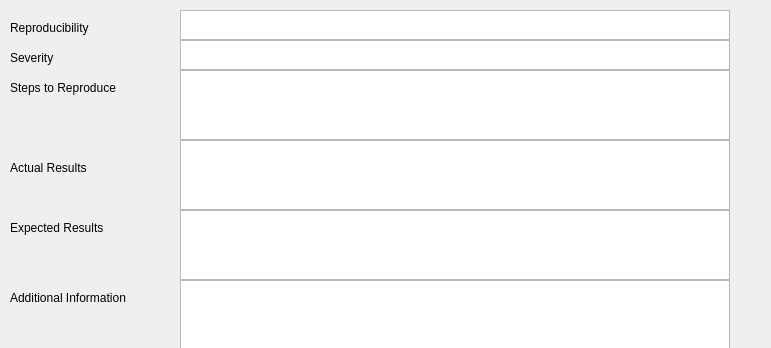
        <widget class="QWidget" name="page_3">
         <property name="geometry">
          <rect>
           <x>0</x>
           <y>0</y>
           <width>771</width>
           <height>348</height>
          </rect>
         </property>
         <attribute name="label">
          <string>How it happens ?</string>
         </attribute>
         <widget class="QLabel" name="label_14">
          <property name="geometry">
           <rect>
            <x>10</x>
            <y>20</y>
            <width>101</width>
            <height>16</height>
           </rect>
          </property>
          <property name="text">
           <string>Reproducibility</string>
          </property>
         </widget>
         <widget class="QTextEdit" name="txtReproducibilityPrev">
          <property name="geometry">
           <rect>
            <x>180</x>
            <y>10</y>
            <width>550</width>
            <height>30</height>
           </rect>
          </property>
          <property name="textInteractionFlags">
           <set>Qt::TextSelectableByKeyboard|Qt::TextSelectableByMouse</set>
          </property>
         </widget>
         <widget class="QLabel" name="label_15">
          <property name="geometry">
           <rect>
            <x>10</x>
            <y>80</y>
            <width>141</width>
            <height>16</height>
           </rect>
          </property>
          <property name="text">
           <string>Steps to Reproduce</string>
          </property>
         </widget>
         <widget class="QTextEdit" name="txtStepsPrev">
          <property name="geometry">
           <rect>
            <x>180</x>
            <y>70</y>
            <width>550</width>
            <height>70</height>
           </rect>
          </property>
          <property name="textInteractionFlags">
           <set>Qt::TextSelectableByKeyboard|Qt::TextSelectableByMouse</set>
          </property>
         </widget>
         <widget class="QLabel" name="label_17">
          <property name="geometry">
           <rect>
            <x>10</x>
            <y>160</y>
            <width>101</width>
            <height>16</height>
           </rect>
          </property>
          <property name="text">
           <string>Actual Results</string>
          </property>
         </widget>
         <widget class="QTextEdit" name="txtActualResultsPrev">
          <property name="geometry">
           <rect>
            <x>180</x>
            <y>140</y>
            <width>550</width>
            <height>70</height>
           </rect>
          </property>
          <property name="textInteractionFlags">
           <set>Qt::TextSelectableByKeyboard|Qt::TextSelectableByMouse</set>
          </property>
         </widget>
         <widget class="QTextEdit" name="txtExpectedResultsPrev">
          <property name="geometry">
           <rect>
            <x>180</x>
            <y>210</y>
            <width>550</width>
            <height>70</height>
           </rect>
          </property>
          <property name="textInteractionFlags">
           <set>Qt::TextSelectableByKeyboard|Qt::TextSelectableByMouse</set>
          </property>
         </widget>
         <widget class="QLabel" name="label_18">
          <property name="geometry">
           <rect>
            <x>10</x>
            <y>220</y>
            <width>121</width>
            <height>16</height>
           </rect>
          </property>
          <property name="text">
           <string>Expected Results</string>
          </property>
         </widget>
         <widget class="QLabel" name="label_19">
          <property name="geometry">
           <rect>
            <x>10</x>
            <y>290</y>
            <width>141</width>
            <height>16</height>
           </rect>
          </property>
          <property name="text">
           <string>Additional Information</string>
          </property>
         </widget>
         <widget class="QTextEdit" name="txtAdditionalInfoPrev">
          <property name="geometry">
           <rect>
            <x>180</x>
            <y>280</y>
            <width>550</width>
            <height>70</height>
           </rect>
          </property>
          <property name="textInteractionFlags">
           <set>Qt::TextSelectableByKeyboard|Qt::TextSelectableByMouse</set>
          </property>
         </widget>
         <widget class="QTextEdit" name="txtSeverityPrev">
          <property name="geometry">
           <rect>
            <x>180</x>
            <y>40</y>
            <width>550</width>
            <height>30</height>
           </rect>
          </property>
          <property name="textInteractionFlags">
           <set>Qt::TextSelectableByKeyboard|Qt::TextSelectableByMouse</set>
          </property>
         </widget>
         <widget class="QLabel" name="label_16">
          <property name="geometry">
           <rect>
            <x>10</x>
            <y>50</y>
            <width>101</width>
            <height>16</height>
           </rect>
          </property>
          <property name="text">
           <string>Severity</string>
          </property>
         </widget>
        </widget>
